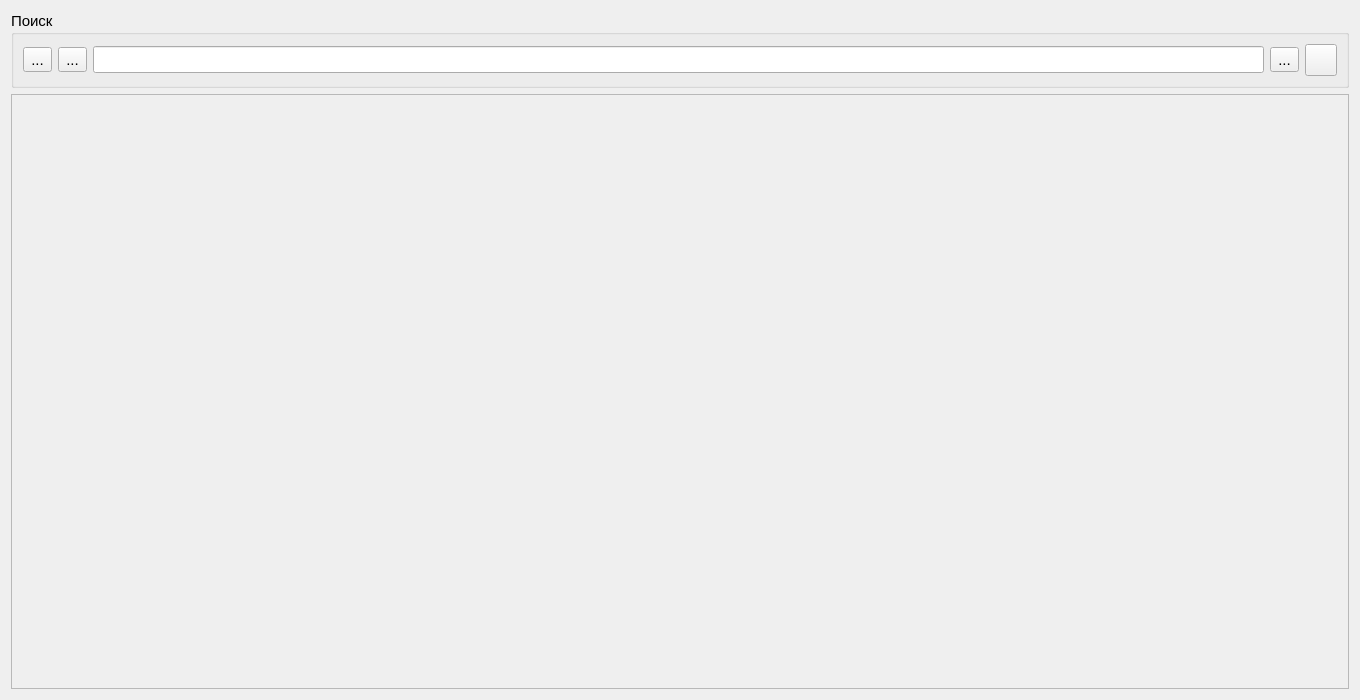
<?xml version="1.0" encoding="UTF-8"?>
<ui version="4.0">
 <class>SearchWindow</class>
 <widget class="QWidget" name="SearchWindow">
  <property name="geometry">
   <rect>
    <x>0</x>
    <y>0</y>
    <width>1360</width>
    <height>700</height>
   </rect>
  </property>
  <property name="sizePolicy">
   <sizepolicy hsizetype="Expanding" vsizetype="Expanding">
    <horstretch>0</horstretch>
    <verstretch>0</verstretch>
   </sizepolicy>
  </property>
  <property name="font">
   <font>
    <pointsize>11</pointsize>
   </font>
  </property>
  <property name="windowTitle">
   <string>Form</string>
  </property>
  <property name="windowIcon">
   <iconset resource="../../bin/images.qrc">
    <normaloff>:/images/search.png</normaloff>:/images/search.png</iconset>
  </property>
  <layout class="QVBoxLayout" name="verticalLayout">
   <item>
    <widget class="QGroupBox" name="groupBox">
     <property name="title">
      <string>Поиск</string>
     </property>
     <layout class="QHBoxLayout" name="horizontalLayout">
      <item>
       <widget class="QToolButton" name="btnCatalogsSelect">
        <property name="text">
         <string>...</string>
        </property>
        <property name="icon">
         <iconset>
          <normalon>:/images/catalog.png</normalon>
         </iconset>
        </property>
        <property name="iconSize">
         <size>
          <width>25</width>
          <height>25</height>
         </size>
        </property>
       </widget>
      </item>
      <item>
       <widget class="QToolButton" name="btnBooksSelect">
        <property name="text">
         <string>...</string>
        </property>
        <property name="icon">
         <iconset>
          <normalon>:/images/book.png</normalon>
         </iconset>
        </property>
        <property name="iconSize">
         <size>
          <width>25</width>
          <height>25</height>
         </size>
        </property>
       </widget>
      </item>
      <item>
       <widget class="QLineEdit" name="edtSearch">
        <property name="font">
         <font>
          <pointsize>12</pointsize>
         </font>
        </property>
       </widget>
      </item>
      <item>
       <widget class="QToolButton" name="btnFind">
        <property name="text">
         <string>...</string>
        </property>
        <property name="icon">
         <iconset resource="../../bin/images.qrc">
          <normaloff>:/images/search.png</normaloff>:/images/search.png</iconset>
        </property>
        <property name="iconSize">
         <size>
          <width>25</width>
          <height>25</height>
         </size>
        </property>
       </widget>
      </item>
      <item>
       <widget class="QToolButton" name="btnShow">
        <property name="enabled">
         <bool>true</bool>
        </property>
        <property name="sizePolicy">
         <sizepolicy hsizetype="Expanding" vsizetype="Fixed">
          <horstretch>0</horstretch>
          <verstretch>0</verstretch>
         </sizepolicy>
        </property>
        <property name="minimumSize">
         <size>
          <width>31</width>
          <height>31</height>
         </size>
        </property>
        <property name="maximumSize">
         <size>
          <width>32</width>
          <height>16777215</height>
         </size>
        </property>
        <property name="text">
         <string/>
        </property>
        <property name="icon">
         <iconset resource="../../bin/images.qrc">
          <normaloff>:/images/list.png</normaloff>:/images/list.png</iconset>
        </property>
        <property name="iconSize">
         <size>
          <width>25</width>
          <height>25</height>
         </size>
        </property>
       </widget>
      </item>
     </layout>
    </widget>
   </item>
   <item>
    <widget class="QScrollArea" name="scrollArea">
     <property name="widgetResizable">
      <bool>false</bool>
     </property>
     <widget class="QWidget" name="scrollAreaWidgetContents">
      <property name="geometry">
       <rect>
        <x>0</x>
        <y>0</y>
        <width>1280</width>
        <height>274</height>
       </rect>
      </property>
      <property name="sizePolicy">
       <sizepolicy hsizetype="Expanding" vsizetype="Expanding">
        <horstretch>0</horstretch>
        <verstretch>0</verstretch>
       </sizepolicy>
      </property>
     </widget>
    </widget>
   </item>
  </layout>
  <action name="actionFind">
   <property name="icon">
    <iconset resource="../../bin/images.qrc">
     <normaloff>:/images/search.png</normaloff>:/images/search.png</iconset>
   </property>
   <property name="text">
    <string>Поиск по текстам</string>
   </property>
   <property name="toolTip">
    <string>Поиск по текстам</string>
   </property>
   <property name="shortcut">
    <string>Ctrl+T</string>
   </property>
  </action>
  <action name="action_books_select">
   <property name="icon">
    <iconset resource="../../bin/images.qrc">
     <normaloff>:/images/book.png</normaloff>:/images/book.png</iconset>
   </property>
   <property name="text">
    <string>...</string>
   </property>
   <property name="toolTip">
    <string>Выбор книг для поиска</string>
   </property>
  </action>
  <action name="actionFont">
   <property name="icon">
    <iconset resource="../../bin/images.qrc">
     <normaloff>:/images/font.png</normaloff>:/images/font.png</iconset>
   </property>
   <property name="text">
    <string>Выбор шрифта</string>
   </property>
   <property name="toolTip">
    <string>Выбор шрифта</string>
   </property>
   <property name="shortcut">
    <string>Ctrl+T</string>
   </property>
  </action>
  <action name="action_catalogs_select">
   <property name="icon">
    <iconset resource="../../bin/images.qrc">
     <normaloff>:/images/catalog.png</normaloff>:/images/catalog.png</iconset>
   </property>
   <property name="text">
    <string>Выбор каталогов для поиска</string>
   </property>
   <property name="toolTip">
    <string>Выбор каталогов для поиска</string>
   </property>
  </action>
  <action name="actionShow">
   <property name="icon">
    <iconset resource="../../bin/images.qrc">
     <normaloff>:/images/list.png</normaloff>:/images/list.png</iconset>
   </property>
   <property name="text">
    <string>Show</string>
   </property>
   <property name="toolTip">
    <string>Список оставшихся в окне цитат одним текстом</string>
   </property>
  </action>
 </widget>
 <resources>
  <include location="../../bin/images.qrc"/>
 </resources>
 <connections/>
</ui>
